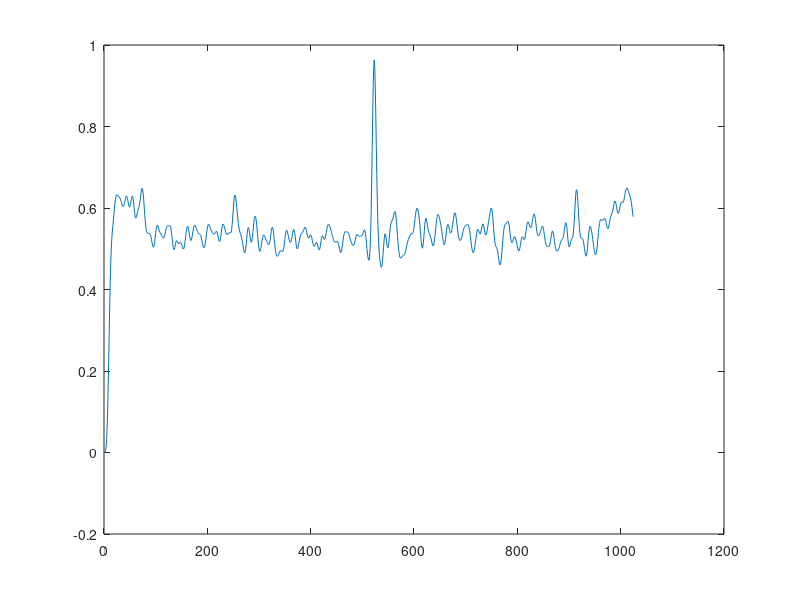

Reproduce this figure in MATLAB.
ar = [70   63   61   62   64   68   55   60   64   59   45   55   57   14   52   52   35   52   65   62   36   17   49   69   65   42   38   59   61   47   48   55 ...
  41   40   53   36   33   52   69   68   44   54   56   29   51   54   50   18   37   67   79   72   70   57   43   39   29   60   70   67   54   55    5   60 ...
  63   21   29   56   54   60   70   59   62   75   61   49   66   62   63   67   60   61   60   55   73   82   81   69   74   71   52   55   44   60   64   55 ...
  49   73   75   65   56   65   47   56   82   83   50   69   73   65   44   53   70   67   32   66   74   70   64   50   27   65   76   76   76   75   77   81 ...
  76   57   38   58   69   75   81   83   76   50   44   65   77   73   63   77   78   72   70   65   58   68   65   47   48   56   53   65   77   73   67   64 ...
  66   70   65   61   43   45   60   71   64   63   57   46   66   69   71   73   52   55   60   58   69   72   74   81   76   56   60   75   75   67   55   45 ...
  39   60   74   71   50   56   60   71   70   44   64   72   68   58   68   63   49   52   66   67   61   67   76   76   72   66   66   37   30   64   72   80 ...
  75   30   63   69   64   65   78   71   42   67   42   59   77   79   74   70   63    0   53   61   48   31   39   52   65   70   54   61   62   48   71   75 ...
  70   46   63   68   68   75   83   80   77   76   64   55   59   37   56   67   66   50   71   84   84   80   69   41   36   47   68   73   59   24   50   70 ...
  76   77   82   80   64   68   76   70   53   67   70   61   41   64   70   73   77   68   51   66   64   65   74   82   85   71   26   59   60   53   49   76 ...
  74   68   75   72   75   77   73   71   73   79   74   55   71   74   70   65   71   78   78   75   69   62   51   39   55   68   76   71   53   71   66   66 ...
  71   61   75   75   60   49   31   60   71   74   78   77   75   66   66   71   68   61   54   59   68   62   62   62   59   65   60   66   56   34   64   68 ...
  67   79   79   62   55   58   51   59   75   79   45   68   85   84   70   54   63   67   62   69   64   64   69   82   88   81   63   60   33   62   60   75 ...
  82   71   58   71   75   33   59   66   74   48   42   55   72   75   58   51   68   53   72   75   61   80   75   41   72   76   58   70   67   61   62   72 ...
  85   84   81   72   58   47   72   67   50   56   66   66   63   67   61   49   65   55   68   69   67   78   72   61   52   66   78   81   80   70   53   26 ...
  61   83   83   60   73   58   58   44   65   77   80   70   50   55   60   57   50   59   64   78   85   84   73   77   76   74   79   70   76   55   86  -56 ...
 -14   -1  -10  -47   74   63   78   77   43   75   63   77   79   80   77   92   94   83   69   72   69   65   29   46   66   77   80   78   81   83   76   51 ...
  40   38   63   66   70   61   42   59   66   48   22   56   56   61   76   68   77   69   68   84   82   80   68   64   81   64   67   79   87   81   59   55 ...
  75   77   69   68   34   68   80   79   68   52   28   72   82   81   69   53   50   53   25   61   63   65   20   68   71   41   55   62   64   82   82   80 ...
  80   77   61   35   45   49   38   73   76   55   66   62   64   66   50   57   75   72   62   74   76   79   69   59   42   68   65   40   54   37   67   61 ...
  44   63   62   63   55   64   52   67   81   86   82   69   44   54   72   58   31   59   66   70   75   55   63   73   52   54   64   57   53   44   46   41 ...
  53   73   73   49   71   74   70   46   70   81   72   53   66   62   48   62   65   56   51   64   65   52   56   67   54   45   62   67   61   77   85   56 ...
  74   78   76   75   71   67   64   45   68   62   47   65   61   50   77   79   69   60   56   51   24   65   75   72   66   68   69   67   52   49   52   64 ...
  71   46   50   47   46   58   32   49   60   70   79   87   89   77   26   71   70   72   83   89   86   82   83   70   70   74   70   63   53   35   59   57 ...
  65   71   69   60   37   41   55   63   67   76   72   65   73   73   63   53   55   69   71   61   52   72   77   72   63   76   83   73   64   67   66   69 ...
  25   74   80   72   64   73   81   72   21   58   62   60   58   53   58   62   67   61   58   67   58   44   47   51   47   49   60   65   69   72   75   65 ...
  39   66   67   67   68   64   58   46   42   49   79   85   71   51   77   78   66   67   56   69   73   73   77   75   56   53   48   52   60   66   72   76 ...
  79   70   68   66   71   72   67   73   78   65   55   70   66   53   61   72   77   71   59   64   31   40   51   60   83   94   88   68   62   66   64   37 ...
  65   77   75   74   75   65   36   34   26   36   23   55   68   64   64   68   63   71   66   62   63   61   57   62   75   74   74   81   81   84   83   56 ...
  55   47   63   41   63   66   72   68   39   73   75   75   79   76   73   70   74   81   73   48   46   65   59   39   49   67   69   59   61   35   59   67 ...
  59   60   22   65   74   78   76   52   55   61   52   24   64   74   72   33   60   53   41   43   35   50   55   55   58   53   60   65   57   31   52   38 ...
  49   58   51   41   50   68   61   22   35   38   55   48   31   45   53   53   50   24   57   50   53   54   43   66   63   60   70   67   55   42   57   68];


global int    N     = 20;   #Длина фильтра
global double Fd    = 2000; #Частота дискретизации входных данных
global double Fs    = 20;   #Частота полосы пропускания
global double Fx    = 50;   #Частота полосы затухания

global double H     = [];    #Импульсная характеристика фильтра
global double H_id  = [];    #Идеальная импульсная характеристика
global double W     = [];    #Весовая функция

out = [];
in = exp(-ar/100);
sizeIn = length(in);
#plot(y);

#инициализация массивов
for i= 1:sizeIn
  H(end+1) = 0;
  H_id(end+1) = 0;
  W(end+1) = 0;
endfor  


# Расчет импульсной характеристики фильтра
Fc = (Fs + Fx) / (2 * Fd);
M_PI = pi;

for i= 0:N-1
  if (i == 0) 
    H_id(i+1) = 2*M_PI*Fc;
  else 
    H_id(i+1) = sin(2*M_PI*Fc*i )/(M_PI*i)
  endif;
  # весовая функция Блекмена
  W(i+1) = 0.42 - 0.5 * cos((2*M_PI*i) /( N-1)) + 0.08 * cos((4*M_PI*i) /( N-1));
  H(i+1) = H_id(i+1) * W(i+1);
endfor;
    # Нормировка импульсной характеристики
SUM=0;
for i= 0:N-1
    SUM = SUM + H(i+1);
endfor;

for i= 0:N-1
  H(i+1) = H(i+1) / SUM; #сумма коэффициентов равна 1
endfor;

    # Фильтрация входных данных
for i= 0:(sizeIn-1)
  out(i+1)=0.;
  for j= 0:N-2     # та самая формула фильтра
    if(i-j>=0)
      out(i+1) = out(i+1) + H(j+1)*in(i-j+1);
    endif  
  endfor
endfor

x = 1:1:1024;
#plot(x, out, '*', x, in, '.');
plot(out);
